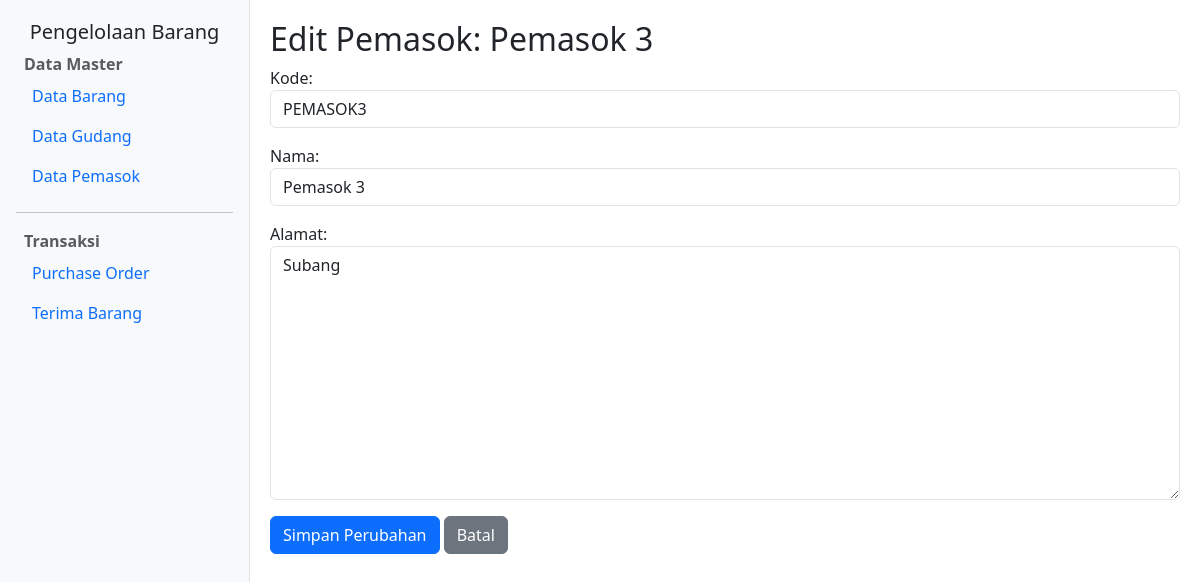
The app's page /pemasok/update/5/ with its own data.
### app_barang/models.py (models this page shows, shortened)
class Pemasok(models.Model):
    kode = models.CharField(max_length=50, null=False, unique=True)
    nama = models.CharField(max_length=100, null=False, blank=False)
    alamat = models.TextField(null=False, blank=False)

### app_barang/views.py (the view)
# urls.py: path('pemasok/update/<int:pk>/', views.pemasok_update, name='pemasok_update'),
def pemasok_update(request, pk):
    pemasok = get_object_or_404(Pemasok, pk=pk)
    pemasok_dipakai = PO.objects.filter(pemasok=pemasok).exists()
    if not pemasok_dipakai:
        if request.method == 'POST':
            form = PemasokForm(request.POST, instance=pemasok)
            if form.is_valid():
                form.save()
                return redirect('pemasok_list')
        else:
            form = PemasokForm(instance=pemasok)
        return render(request, 'app_barang/pemasok/pemasok_edit.html', {'form': form, 'pemasok': pemasok})
    else:
        return HttpResponse('Maaf pemasok tidak dapat dimodifikasi karena telah digunakan oleh PO')

### app_barang/forms.py
class PemasokForm(forms.ModelForm):
    class Meta:
        model = Pemasok
        fields = ['kode', 'nama', 'alamat']
        widgets = {
            'kode': forms.TextInput(attrs={'class': 'form-control'}),
            'nama': forms.TextInput(attrs={'class': 'form-control'}),
            'alamat': forms.Textarea(attrs={'class': 'form-control'}),
        }

### app_barang/templates/app_barang/pemasok/pemasok_edit.html (shortened to what this page needs)
{% extends 'app_barang/layout/base.html' %}
{% block content %}
    <h2>Edit Pemasok: {{ pemasok.nama }}</h2>
    <form method="POST">
        {{ form.as_p }}
        <button type="submit" class="btn btn-primary">Simpan Perubahan</button>
        <a href="{% url 'pemasok_list' %}" class="btn btn-secondary">Batal</a>
    </form>
{% endblock %}

### app_barang/templates/app_barang/layout/base.html (style rules this page uses)
body { min-height: 100vh; display: flex; }

### records on screen
Pemasok: nama "Pemasok 3", kode "PEMASOK3", alamat "Subang"
